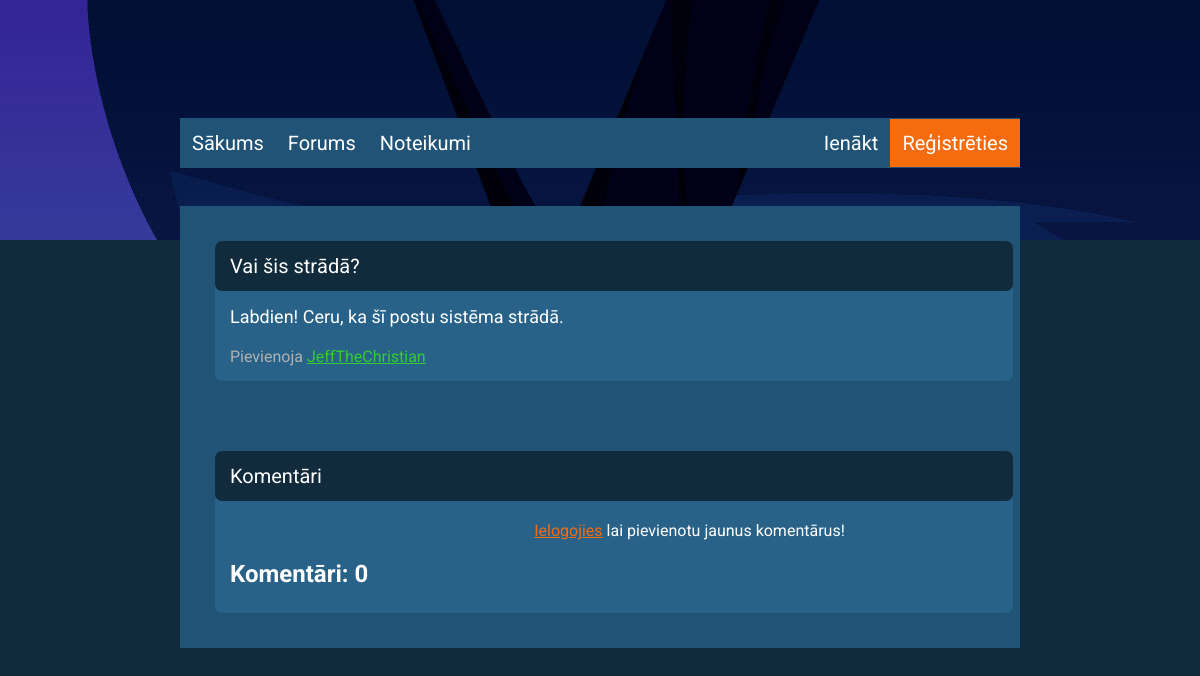
Page /post.php?postid=1 on the earlier database version.
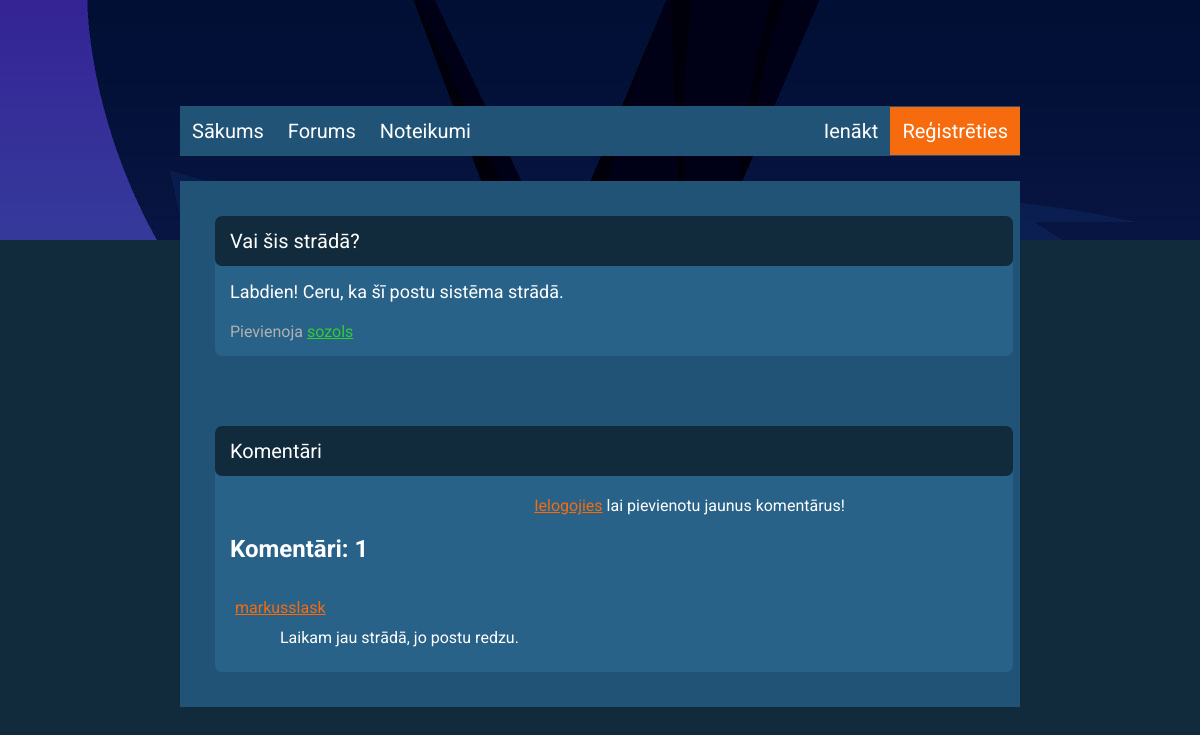
Same page on the later database version.
### tables this page shows
CREATE TABLE `user` (
  `id` int(11) NOT NULL,
  `firstname` varchar(32) NOT NULL,
  `lastname` varchar(32) NOT NULL,
  `username` varchar(32) NOT NULL,
  `email` varchar(64) NOT NULL,
  `password` varchar(128) NOT NULL,
  `user_color` varchar(10) NOT NULL DEFAULT '#F66B0E'
);

CREATE TABLE `comments` (
  `comment_id` int(11) NOT NULL,
  `author_id` int(11) NOT NULL,
  `post_id` int(11) NOT NULL,
  `comment` varchar(255) NOT NULL
);

### post.php (the view, shortened to what this page needs)
<?php
$pdo = require 'database.php';
$postid = $_GET['postid'];
try{
    $sql = "SELECT post_title, post_content, author_id FROM posts WHERE post_id=:postid";
    $statement = $pdo->prepare($sql);
    $statement->execute(array(
        ':postid' => $postid
    ));
}catch(PDOException $e) {
    echo $e->getMessage();
    echo '<div class="alert alert-danger" role="alert">
    Datubāzes kļūda!
    </div>';
}
$post = $statement->fetchAll(PDO::FETCH_ASSOC);
$post_title = $post[0]['post_title'];
$post_content = $post[0]['post_content'];
$author_id = $post[0]['author_id'];
try{
    $sql = "SELECT id, username FROM user WHERE id=:userid";
    $statement = $pdo->prepare($sql);
    $statement->execute(array(
        ':userid' => $author_id
    ));
}catch(PDOException $e) {
    echo $e->getMessage();
    echo '<div class="alert alert-danger" role="alert">
    Datubāzes kļūda!
    </div>';
}
$user = $statement->fetchAll(PDO::FETCH_ASSOC);
$username = $user[0]['username'];
$profileid = $user[0]['id'];
?>
<!DOCTYPE html>
<html lang="en">
<head>
    <link rel="stylesheet" href="./stylesheets/style.css">
</head>
<body>
    <?php require './components/navigation.php'; ?>
    <div class="container">
        <div class="chat-widget" style="display: inline-block; margin: 35px;">
            <div class="widget-header">
                <p><?php echo $post_title ?></p>
            </div>
            <div class="widget-body">
                <div class="post-text">
                    <p><?php echo $post_content ?></p>
                </div>
                <div class="author-text">
                    <p>Pievienoja <a href="profile.php?profileid=<?php echo $profileid; ?>"><?php echo $username; ?></a></p>
                </div>
            </div>
        </div>
        <div class="chat-widget" style="display: inline-block; margin: 35px;">
            <div class="widget-header">
                <p>Komentāri</p>
            </div>
            <div class="widget-body">
                <?php if(isset($_SESSION['is-logged-in'])): ?>
                <div class="newpost">
                    <?php include './components/addcomment.php'; ?>
                    <form action="" method="POST">
                        <label for="comment-text">Pievienot komentāru:</label>
                        <input type="text" name="comment-text" id="">
                        <button type="submit" id="submit-button" name="add-comment">Pievienot komentāru</button>
                    </form>
                </div>
                <?php else: ?>
                <div class="login-alert" style="margin-top: 20px;">
                    <p><a href="login.php">Ielogojies</a> lai pievienotu jaunus komentārus!</p>
                </div>
                <?php endif; ?>
                <div class="comments">
                    <?php include './components/loadcomments.php';  ?>
                </div>
            </div>
        </div>
    </div>
</body>
</html>

### components/loadcomments.php
<?php
$pdo = require 'database.php';
$postid = $_GET['postid'];
try{
    $sql = "SELECT comments.comment, comments.author_id, user.username, user.user_color FROM comments INNER JOIN user ON comments.author_id = user.id WHERE comments.post_id = :postid";
    $statement = $pdo->prepare($sql);
    $statement->execute(array(
        ':postid' => $postid
    ));
    $comments = $statement->fetchAll(PDO::FETCH_ASSOC);
    echo '<h2>Komentāri: '.sizeof($comments).'</h2>';
    for($i = 0; $i < sizeof($comments); $i++){
        echo '
        <div class="comment-block">
            <div class="comment-author">
                <a href="profile.php?profileid='.$comments[sizeof($comments) - $i - 1]['author_id'].'" style="color: '.$comments[sizeof($comments) - $i - 1]['user_color'].'">'.$comments[sizeof($comments) - $i - 1]['username'].'</a>
            </div>
            <div class="comment-content">
                <p>'.$comments[sizeof($comments) - $i - 1]['comment'].'</p>
            </div>
        </div>
        ';
    }
}catch(PDOException $e) {
    echo $e->getMessage();
    echo '<div class="alert alert-danger" role="alert">
    Datubāzes kļūda!
    </div>';
}
?>

Differences in the rows shown:
changed user: username "JeffTheChristian" → "sozols"
now on this page (row unchanged): comments: author.username "markusslask", comment "Laikam jau strādā, jo postu redzu."
Other differences:
sizeof($comments): "0" → "1"
